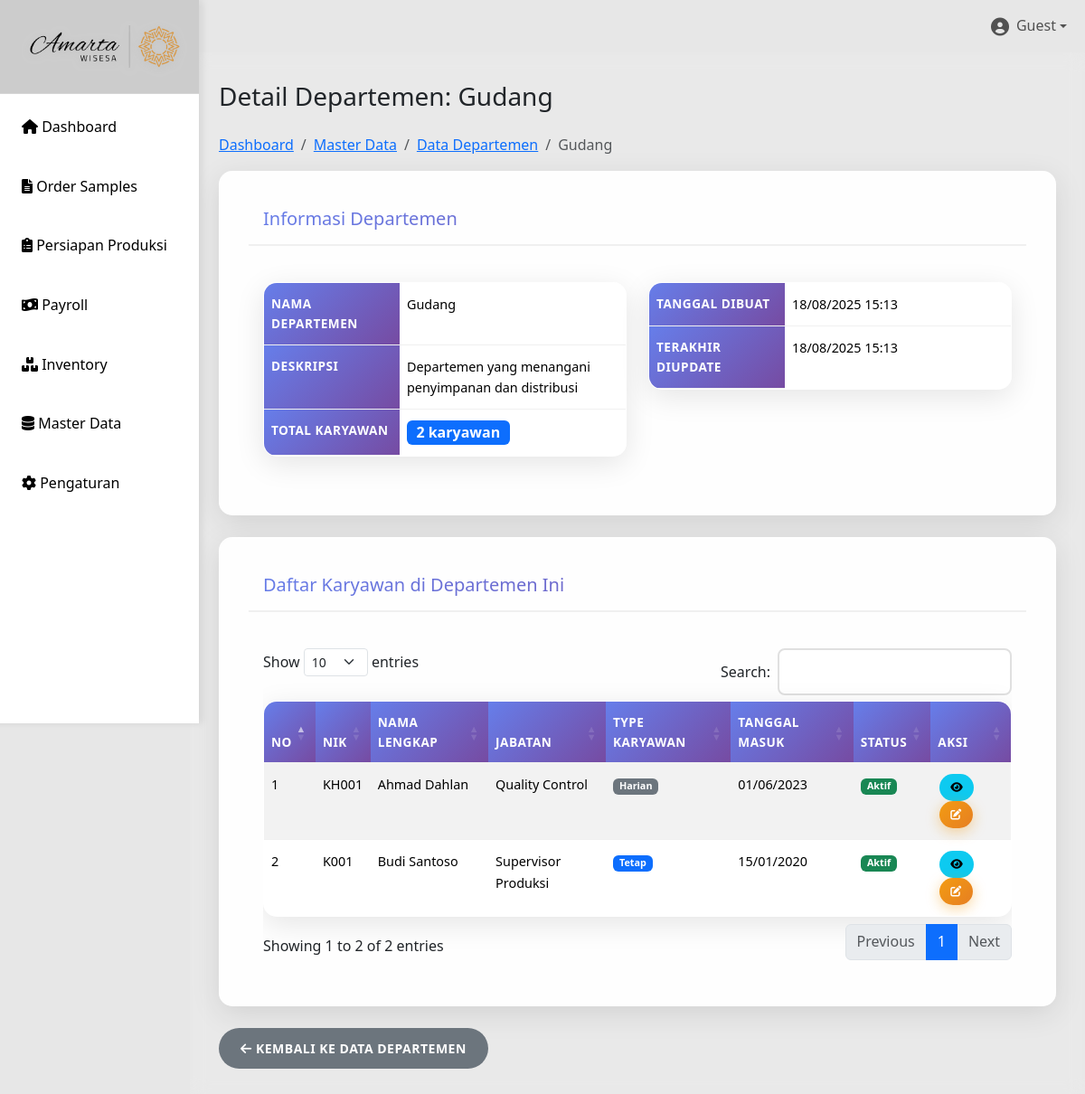
The app's page /detail-departemen.php?id=3, older data.
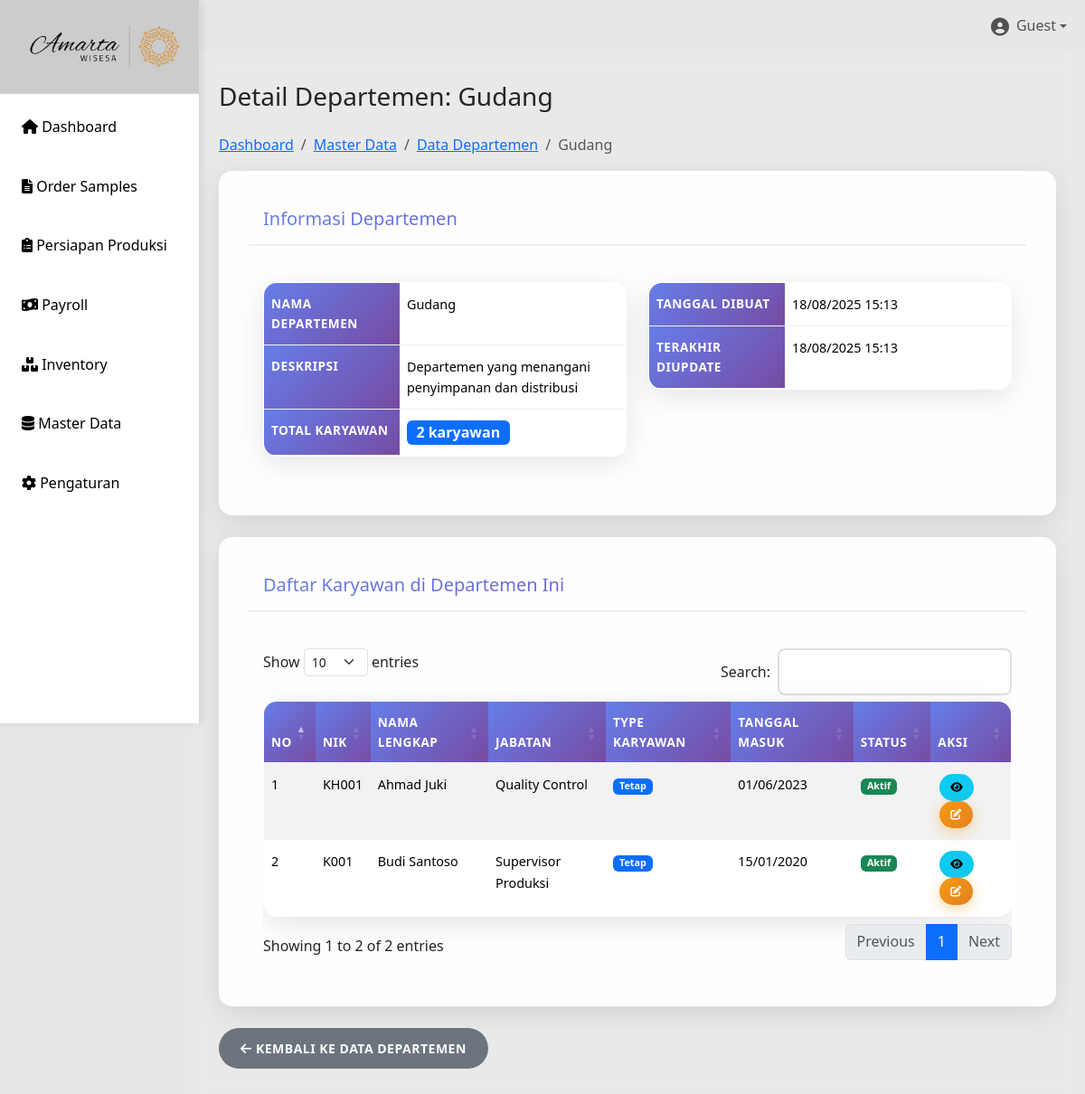
The same page, newer data.
### tables this page shows
CREATE TABLE `karyawan` (
  `id` int(11) UNSIGNED NOT NULL,
  `nik` varchar(200) NOT NULL,
  `nama_lengkap` varchar(100) NOT NULL,
  `jenis_kelamin` enum('L','P') NOT NULL,
  `tempat_lahir` varchar(50) DEFAULT NULL,
  `tanggal_lahir` date DEFAULT NULL,
  `alamat` text DEFAULT NULL,
  `no_telepon` varchar(20) DEFAULT NULL,
  `email` varchar(100) DEFAULT NULL,
  `type_karyawan` enum('tetap','harian','borongan') NOT NULL,
  `status_karyawan` enum('aktif','nonaktif','cuti','keluar') DEFAULT 'aktif',
  `tanggal_masuk` date NOT NULL,
  `tanggal_keluar` date DEFAULT NULL,
  `id_jabatan` int(11) DEFAULT NULL,
  `id_departemen` int(11) DEFAULT NULL,
  `foto` varchar(255) DEFAULT NULL,
  `created_at` timestamp NOT NULL DEFAULT current_timestamp(),
  `updated_at` timestamp NOT NULL DEFAULT current_timestamp() ON UPDATE current_timestamp()
);

CREATE TABLE `jabatan` (
  `id` int(11) NOT NULL,
  `nama_jabatan` varchar(100) NOT NULL,
  `deskripsi` text DEFAULT NULL,
  `created_at` timestamp NOT NULL DEFAULT current_timestamp(),
  `updated_at` timestamp NOT NULL DEFAULT current_timestamp() ON UPDATE current_timestamp()
);

### detail-departemen.php (the view, shortened to what the changed rows need)
<?php
include 'config/db.php';
include 'includes/header.php';
$id_departemen = isset($_GET['id']) ? intval($_GET['id']) : 0;
$sql = "SELECT * FROM departemen WHERE id = ?";
$stmt = mysqli_prepare($conn, $sql);
mysqli_stmt_bind_param($stmt, "i", $id_departemen);
mysqli_stmt_execute($stmt);
$result = mysqli_stmt_get_result($stmt);
$departemen = mysqli_fetch_assoc($result);
$sql = "SELECT k.*, j.nama_jabatan
        FROM karyawan k
        LEFT JOIN jabatan j ON k.id_jabatan = j.id
        WHERE k.id_departemen = ?
        ORDER BY k.nama_lengkap";
$stmt = mysqli_prepare($conn, $sql);
mysqli_stmt_bind_param($stmt, "i", $id_departemen);
mysqli_stmt_execute($stmt);
$result = mysqli_stmt_get_result($stmt);
$karyawanList = [];
if ($result !== false) {
    $karyawanList = mysqli_fetch_all($result, MYSQLI_ASSOC);
}
$totalKaryawan = is_array($karyawanList) ? count($karyawanList) : 0;
?>
<div class="main-content">
    <div class="row">
        <div class="col-12">
            <h1 class="h3 mb-4">Detail Departemen: <?= htmlspecialchars($departemen['nama_departemen']); ?></h1>
            <div class="card mb-4">
                <div class="card-body">
                    <div class="row">
                        <div class="col-md-6">
                            <table class="table table-borderless">
                                <tr>
                                    <th width="150">Nama Departemen</th>
                                </tr>
                                <tr>
                                    <th>Deskripsi</th>
                                </tr>
                                <tr>
                                    <th>Total Karyawan</th>
                                </tr>
                            </table>
                        </div>
                        <div class="col-md-6">
                            <table class="table table-borderless">
                                <tr>
                                    <th width="150">Tanggal Dibuat</th>
                                </tr>
                                <tr>
                                    <th>Terakhir Diupdate</th>
                                </tr>
                            </table>
                        </div>
                    </div>
                </div>
            </div>
            <div class="card">
                <div class="card-body">
                    <?php if ($totalKaryawan > 0): ?>
                        <div class="table-responsive">
                            <table class="table table-striped table-hover" id="tabelKaryawanDept">
                                <thead>
                                    <tr>
                                        <th>No</th>
                                        <th>NIK</th>
                                        <th>Nama Lengkap</th>
                                        <th>Jabatan</th>
                                        <th>Type Karyawan</th>
                                        <th>Tanggal Masuk</th>
                                        <th>Status</th>
                                        <th>Aksi</th>
                                    </tr>
                                </thead>
                                <tbody>
                                    <?php $no = 1; foreach ($karyawanList as $karyawan): ?>
                                    <tr>
                                        <td><?= $no++; ?></td>
                                        <td><?= htmlspecialchars($karyawan['nik']); ?></td>
                                        <td><?= htmlspecialchars($karyawan['nama_lengkap']); ?></td>
                                        <td><?= htmlspecialchars($karyawan['nama_jabatan']); ?></td>
                                        <td>
                                            <span class="badge bg-<?= $karyawan['type_karyawan'] == 'tetap' ? 'primary' : 'secondary'; ?>">
                                                <?= ucfirst($karyawan['type_karyawan']); ?>
                                            </span>
                                        </td>
                                        <td><?= date('d/m/Y', strtotime($karyawan['tanggal_masuk'])); ?></td>
                                        <td>
                                            <span class="badge bg-<?= $karyawan['status_karyawan'] == 'aktif' ? 'success' : 'danger'; ?>">
                                                <?= ucfirst($karyawan['status_karyawan']); ?>
                                            </span>
                                        </td>
                                        <td>
                                            <a href="detail-karyawan.php?id=<?= $karyawan['id_karyawan']; ?>" class="btn btn-sm btn-info">
                                                <i class="fas fa-eye"></i>
                                            </a>
                                            <a href="edit-karyawan.php?id=<?= $karyawan['id_karyawan']; ?>" class="btn btn-sm btn-warning">
                                                <i class="fas fa-edit"></i>
                                            </a>
                                        </td>
                                    </tr>
                                    <?php endforeach; ?>
                                </tbody>
                            </table>
                        </div>
                    <?php else: ?>
                        <div class="alert alert-info">
                            <i class="fas fa-info-circle"></i> Tidak ada karyawan di departemen ini.
                        </div>
                    <?php endif; ?>
                </div>
            </div>
        </div>
    </div>
</div>
<?php
include 'includes/footer.php';
?>

Row changes from the older to the newer data that the page shows:
changed karyawan "KH001": nama_lengkap "Ahmad Dahlan" → "Ahmad Juki"; type_karyawan "Harian" → "Tetap"
